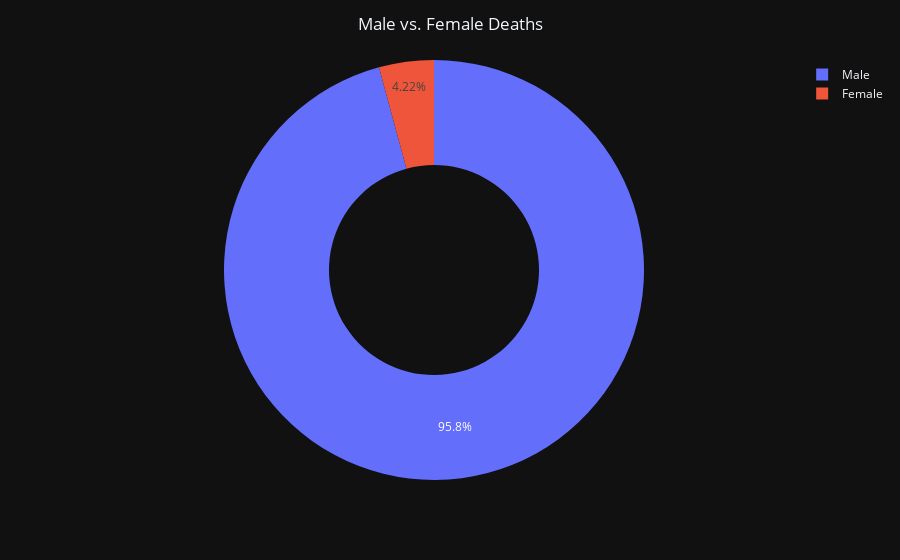

Source (notebook cell):
### Code cell
fig = px.pie(df_gender,names='gender',values='count',hole=.5)

fig.update_traces(labels=['Male','Female'])
fig.update_layout(title={
    'text':'Male vs. Female Deaths',
    'x':0.5,
    'xanchor':'center'
})

fig.layout.template = 'plotly_dark'
fig.show()

### Figure 1 — Plotly figure (JSON) as saved in the notebook; plotly's stock layout.template omitted (floating-point values rounded to 4 significant figures)
{"data": [{"domain": {"x": [0, 1], "y": [0, 1]}, "hole": 0.5, "hovertemplate": "gender=%{label}<br>count=%{value}<extra></extra>", "labels": ["Male", "Female"], "legendgroup": "", "name": "", "showlegend": true, "type": "pie", "values": [2428, 107]}], "layout": {"legend": {"tracegroupgap": 0}, "margin": {"t": 60}, "title": {"text": "Male vs. Female Deaths", "x": 0.5, "xanchor": "center"}}}
